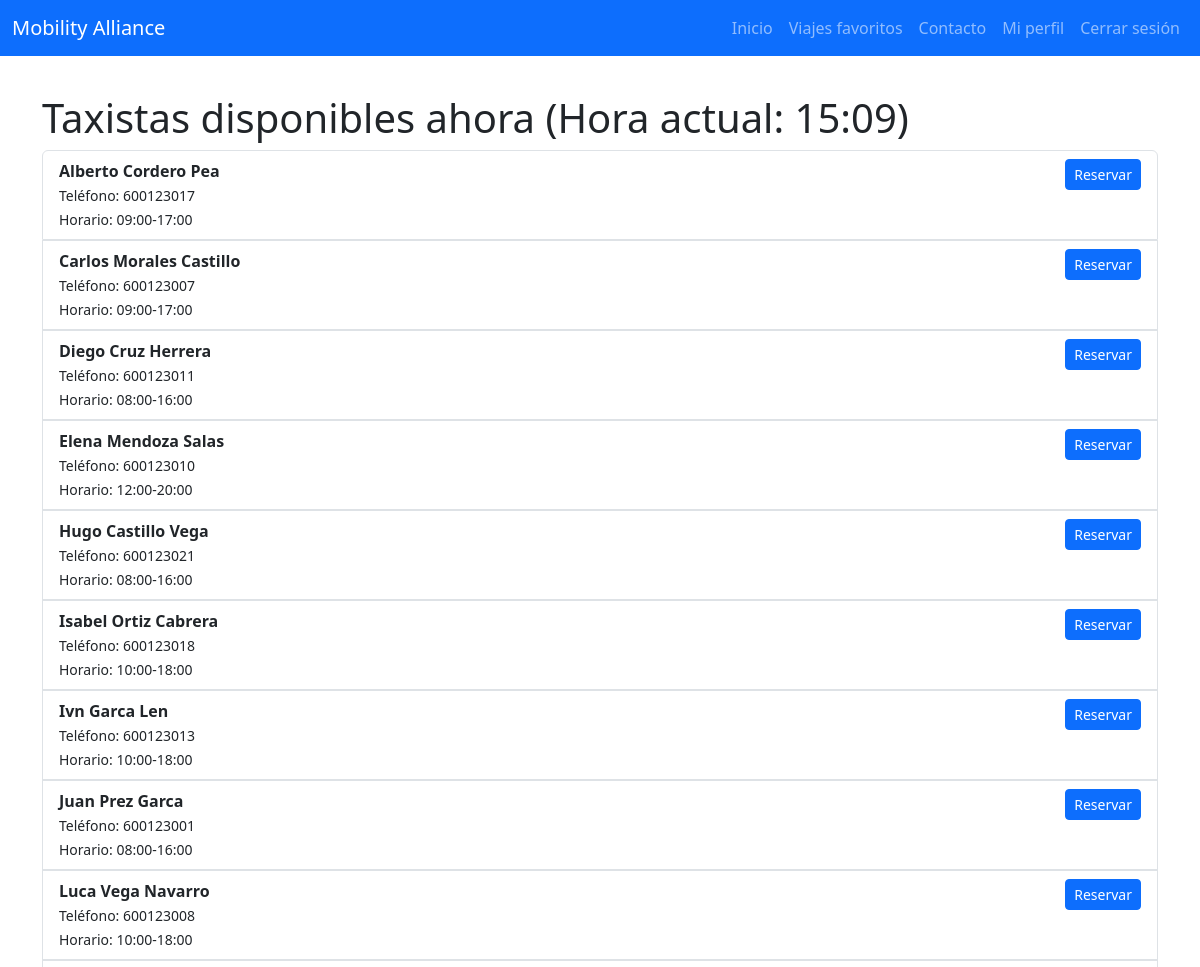
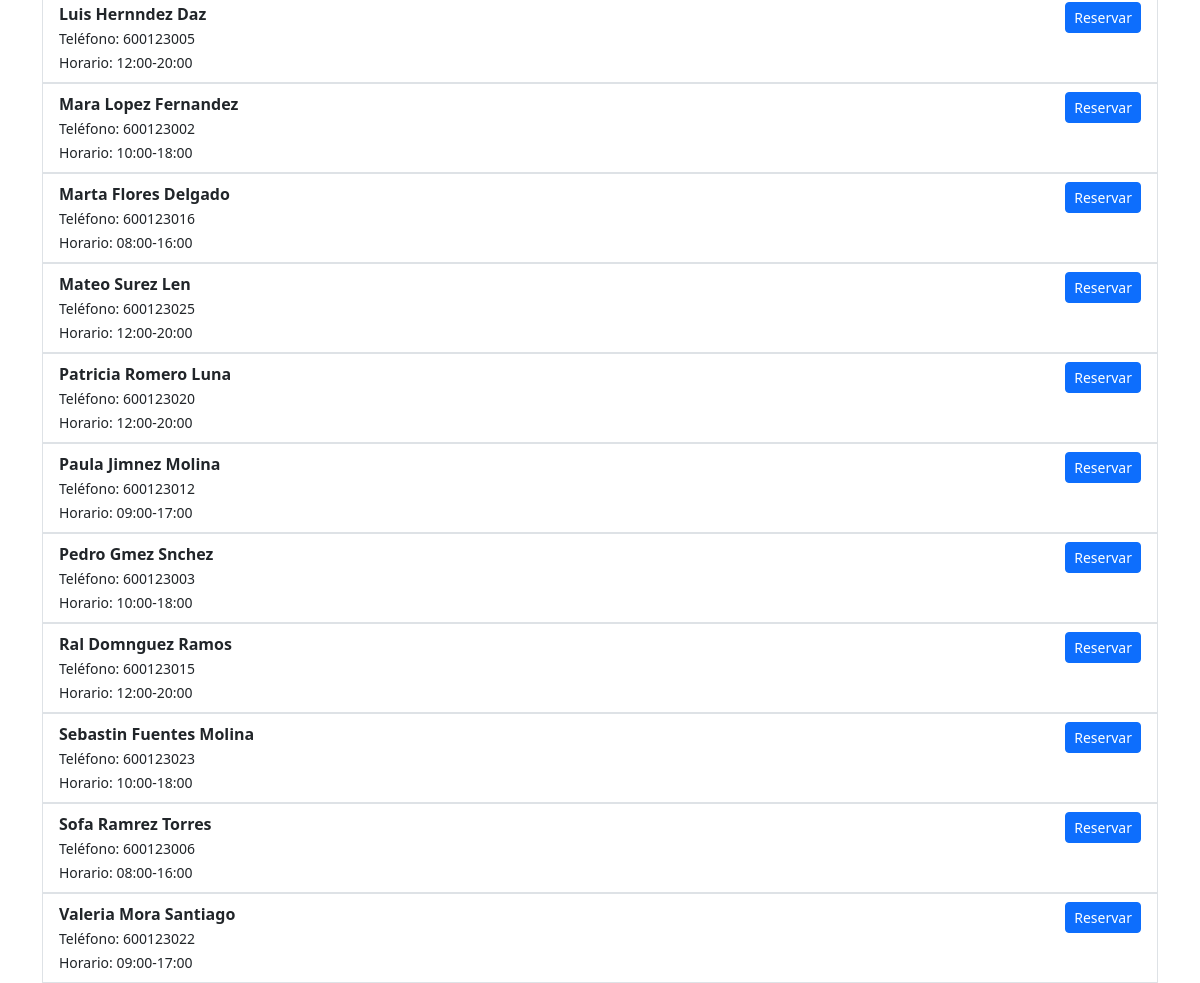
The page /principal/taxistas/index.php (signed in) on the database as committed earlier (2 pictures, top to bottom).
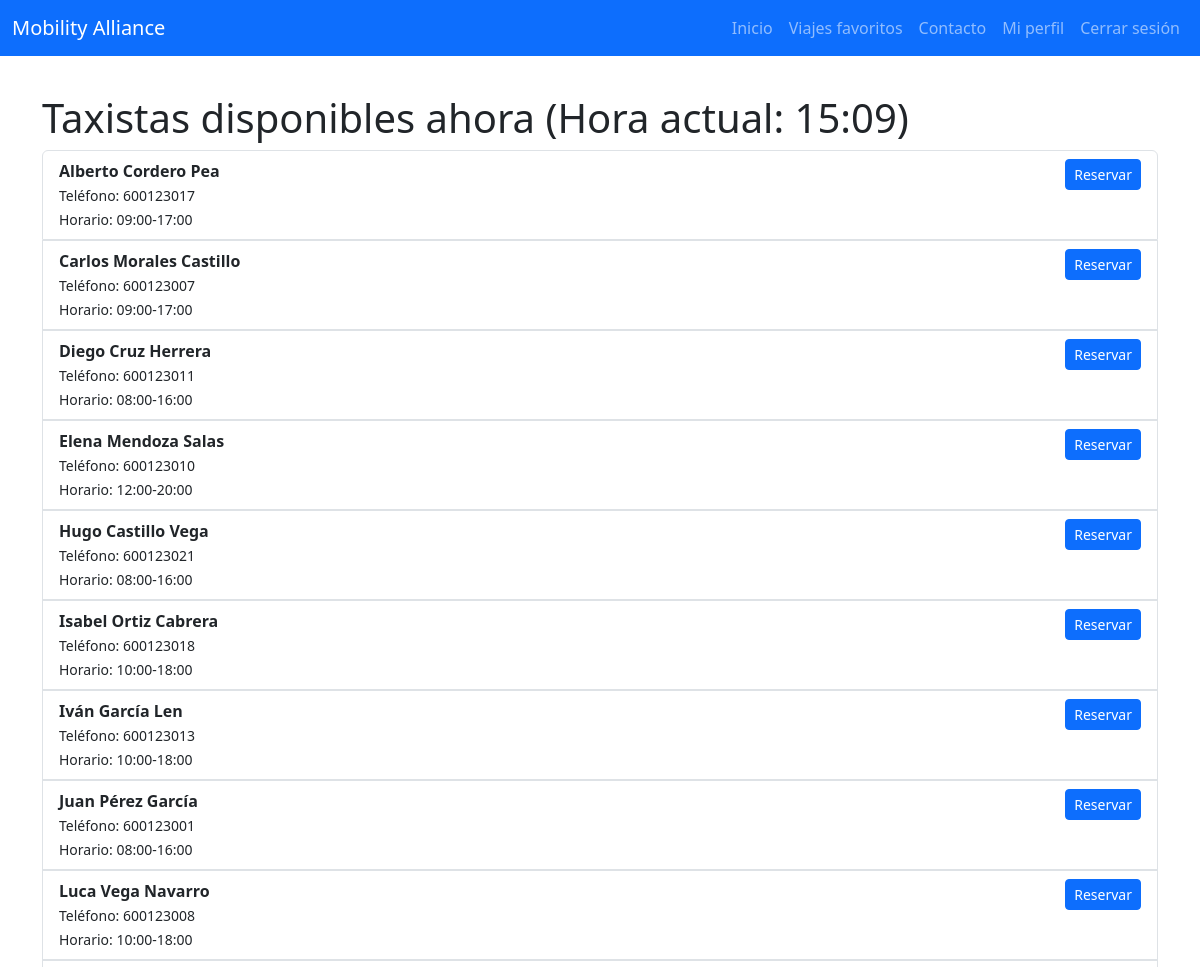
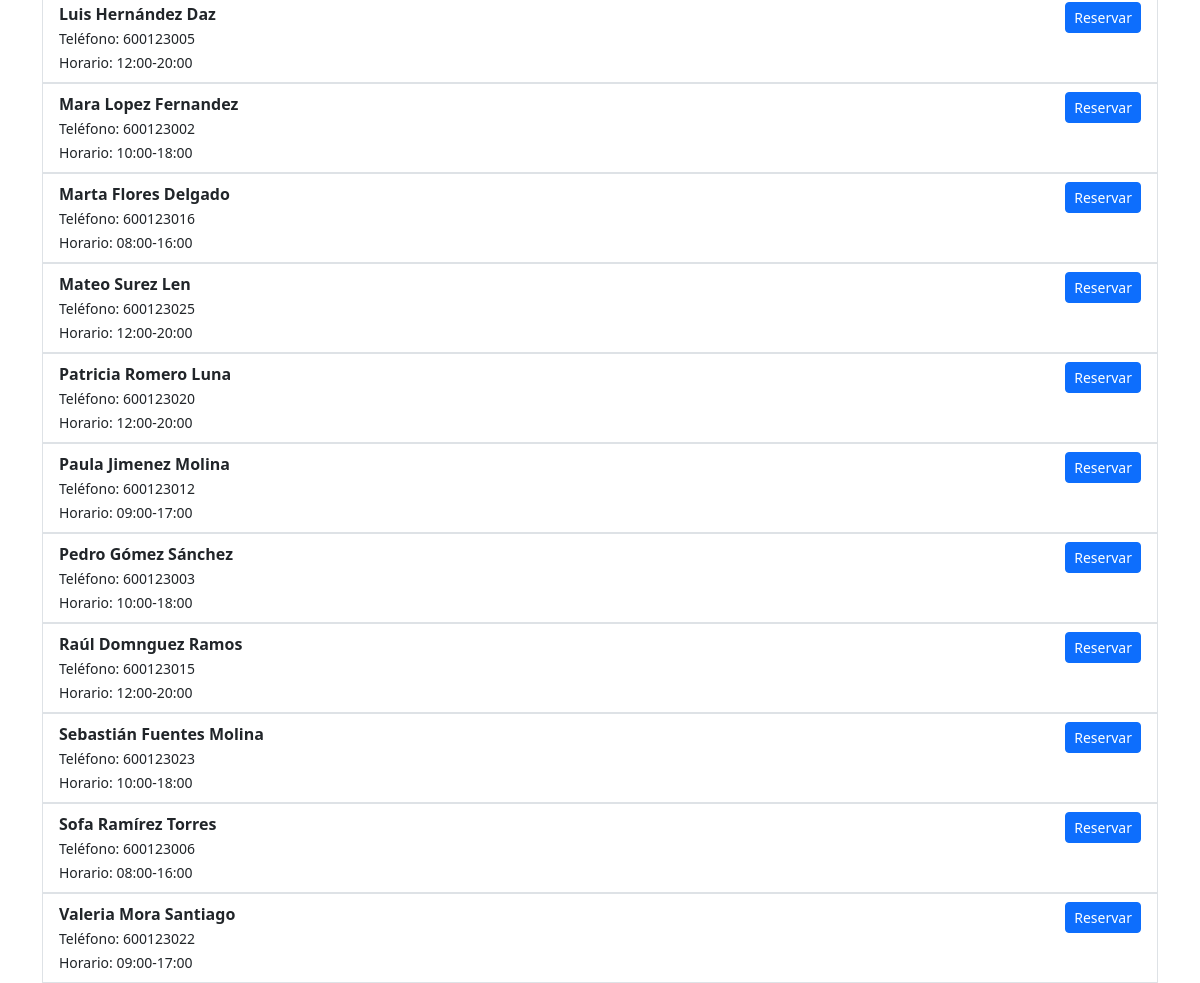
The same page on the database as committed later (2 pictures, top to bottom).
### tables this page shows
CREATE TABLE `taxistas` (
  `numero_licencia` varchar(50) NOT NULL,
  `nombre` varchar(50) NOT NULL,
  `apellidos` varchar(100) NOT NULL,
  `telefono` varchar(20) NOT NULL,
  `horario` varchar(50) NOT NULL
);

### principal/taxistas/index.php (the view, shortened to what this page needs)
<?php
require_once '../../db_pdo.php';
$hora_actual = date('H:i');
$stmt = $pdo->query("SELECT numero_licencia, nombre, apellidos, telefono, horario FROM taxistas ORDER BY nombre ASC, apellidos ASC");
$taxistas = $stmt->fetchAll(PDO::FETCH_ASSOC);
$taxistas_disponibles = array_filter($taxistas, function($taxista) use ($hora_actual) {
    list($inicio, $fin) = explode('-', $taxista['horario']);
    $hora_actual_min = intval(substr($hora_actual, 0, 2)) * 60 + intval(substr($hora_actual, 3, 2));
    $inicio_min = intval(substr($inicio, 0, 2)) * 60 + intval(substr($inicio, 3, 2));
    $fin_min = intval(substr($fin, 0, 2)) * 60 + intval(substr($fin, 3, 2));
    if ($fin_min < $inicio_min) {
        return ($hora_actual_min >= $inicio_min || $hora_actual_min <= $fin_min);
    } else {
        return ($hora_actual_min >= $inicio_min && $hora_actual_min <= $fin_min);
    }
});
?>
<!DOCTYPE html>
<html lang="es">
<head>
    <link href="../../bootstrap-5.3.8-dist/css/bootstrap.min.css" rel="stylesheet">
    <link href="../../css/paginas.css" rel="stylesheet">
</head>
<body>
<nav class="navbar navbar-expand-lg navbar-dark bg-primary fixed-top">
    <div class="container-fluid">
        <a class="navbar-brand" href="../index.php">Mobility Alliance</a>
        <div class="collapse navbar-collapse" id="navbarNav">
            <ul class="navbar-nav ms-auto">
                <li class="nav-item"><a class="nav-link" href="../index.php">Inicio</a></li>
                <li class="nav-item"><a class="nav-link" href="../viajes_favoritos/index.php">Viajes favoritos</a></li>
                <li class="nav-item"><a class="nav-link" href="../contactos/index.php">Contacto</a></li>
                <li class="nav-item"><a class="nav-link" href="../perfil/index.php">Mi perfil</a></li>
                <li class="nav-item"><a class="nav-link" href="../../login/logout.php">Cerrar sesión</a></li>
            </ul>
        </div>
    </div>
</nav>
<div class="container mt-4">
    <h1>Taxistas disponibles ahora (Hora actual: <?= $hora_actual ?>)</h1>
    <?php if (count($taxistas_disponibles) === 0): ?>
        <p>No hay taxistas disponibles en este momento.</p>
    <?php else: ?>
        <div class="list-group">
            <?php foreach ($taxistas_disponibles as $taxista): ?>
                <div class="list-group-item">
                    <div class="d-flex justify-content-between align-items-start">
                        <div>
                            <strong><?= htmlspecialchars($taxista['nombre'] . ' ' . $taxista['apellidos']) ?></strong><br>
                            <small>Teléfono: <?= htmlspecialchars($taxista['telefono']) ?></small><br>
                            <small>Horario: <?= htmlspecialchars($taxista['horario']) ?></small>
                        </div>
                        <button class="btn btn-primary btn-sm" data-bs-toggle="modal" data-bs-target="#modalReserva<?= htmlspecialchars($taxista['numero_licencia']) ?>">
                            Reservar
                        </button>
                    </div>
                </div>
            <?php endforeach; ?>
        </div>
    <?php endif; ?>
</div>
</body>
</html>

Rows that differ between the two databases and show on the page:
changed taxistas: nombre+apellidos "Ivn Garca Len" → "Iván García Len"
changed taxistas: nombre+apellidos "Juan Prez Garca" → "Juan Pérez García"
changed taxistas: nombre+apellidos "Luis Hernndez Daz" → "Luis Hernández Daz"
changed taxistas: nombre+apellidos "Paula Jimnez Molina" → "Paula Jimenez Molina"
changed taxistas: nombre+apellidos "Pedro Gmez Snchez" → "Pedro Gómez Sánchez"
changed taxistas: nombre+apellidos "Ral Domnguez Ramos" → "Raúl Domnguez Ramos"
changed taxistas: nombre+apellidos "Sebastin Fuentes Molina" → "Sebastián Fuentes Molina"
changed taxistas: nombre+apellidos "Sofa Ramrez Torres" → "Sofa Ramírez Torres"
